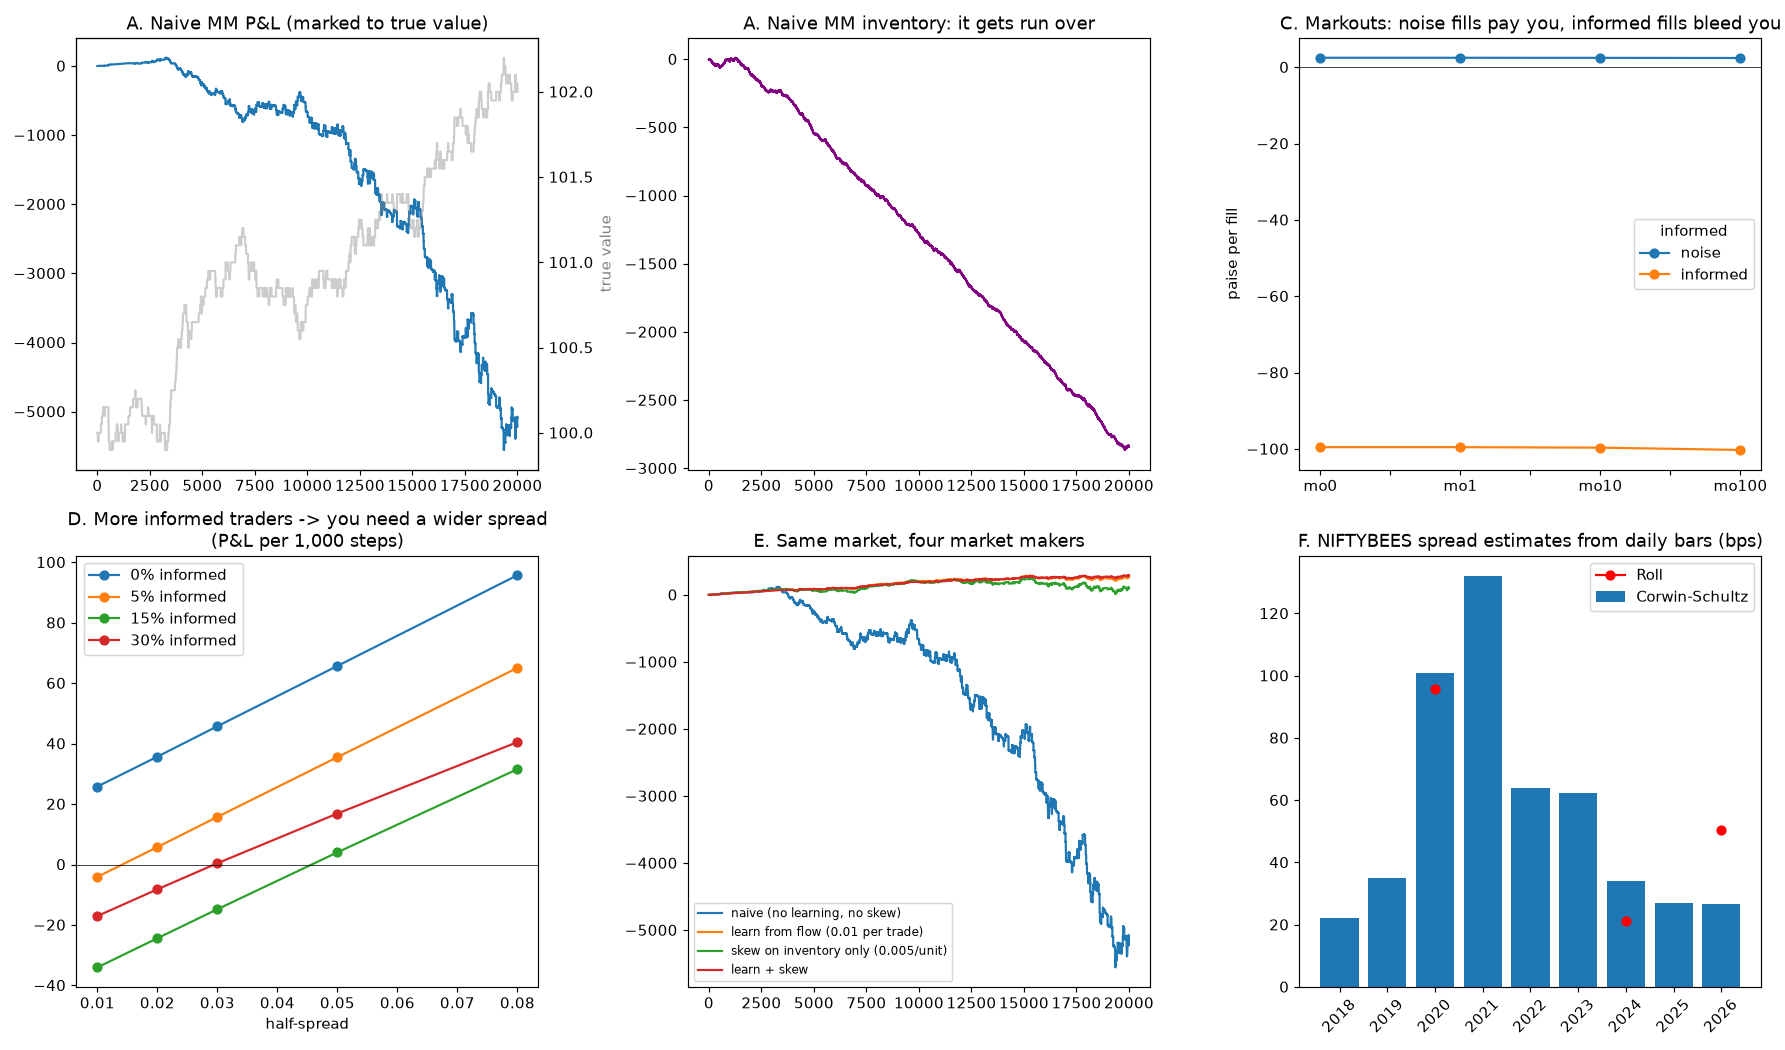

Python code for this plot:
# %% [markdown]
# # Day 5... no, Day 6 build-along: THE NAIVE MARKET MAKER THAT LOSES
# Deliverable: a naive market maker that loses, and an explanation of WHY, with numbers.
#
# Part A. A Glosten-Milgrom style market: a hidden true value, informed traders who know where it's going,
#         noise traders who trade for their own reasons. A naive MM quotes a fixed spread around a stale mid.
# Part B. Decompose its P&L: spread earned from noise traders vs adverse selection paid to informed traders.
# Part C. Markouts: how each fill looks 1, 10, 100 steps later. The professional's favourite diagnostic.
# Part D. The break-even spread vs the share of informed traders (Glosten-Milgrom intuition).
# Part E. Fix 1: learn from order flow (update mid on each trade). Fix 2: skew quotes on inventory (Avellaneda-Stoikov idea).
# Part F. Back to YOUR world: estimate the spread of NIFTYBEES from daily data (Roll 1984, Corwin-Schultz 2012),
#         and what it costs a strategy that trades N times a year.
# Part G. Export the session as a CSV for YOUR C++ orderbook replay tool.
# RULE: fill prediction-sheet.md first.

# %%
import numpy as np, pandas as pd, matplotlib.pyplot as plt
from pathlib import Path
HERE = Path(__file__).resolve().parent if "__file__" in globals() else Path(".")
DATA = HERE.parent / "05_data"
TICK = 0.01

def simulate(n=20000, p_informed=0.15, half_spread=0.03, learn=0.0, skew=0.0, jump=0.05, p_jump=0.02,
             seed=1, record=False):
    """One market. True value V does a jump random walk (+/-jump with prob p_jump per step).
    Each step one trader arrives: informed with prob p_informed (knows V, buys if V > ask, sells if V < bid),
    else noise (buys or sells 50/50).
    MM quotes bid = m - h - skew*inv, ask = m + h - skew*inv, then (if learn>0) moves m toward the trade.
    Trades 1 unit. Returns P&L marked to TRUE value, and its parts."""
    rng = np.random.default_rng(seed)
    V = 100.0; m = 100.0; inv = 0; cash = 0.0
    spread_pnl = 0.0; adverse = 0.0; n_inf = n_noise = 0
    fills = []   # (t, side, price, informed?)
    Vpath = np.empty(n); invpath = np.empty(n); pnl = np.empty(n)
    for t in range(n):
        if rng.random() < p_jump:
            V += jump if rng.random() < 0.5 else -jump
        bid = round((m - half_spread - skew * inv) / TICK) * TICK
        ask = round((m + half_spread - skew * inv) / TICK) * TICK
        informed = rng.random() < p_informed
        side = 0
        if informed:
            side = 1 if V > ask else (-1 if V < bid else 0)      # informed only trade when it pays
        else:
            side = 1 if rng.random() < 0.5 else -1
        if side == 1:      # trader buys at our ask: we sell
            cash += ask; inv -= 1; px = ask
        elif side == -1:   # trader sells at our bid: we buy
            cash -= bid; inv += 1; px = bid
        if side != 0:
            # split this fill's value vs TRUE value into "half-spread vs our mid" and "our mid vs truth"
            spread_pnl += half_spread
            adverse += (m - V) * (-side) if True else 0          # selling below truth / buying above truth
            if informed: n_inf += 1
            else: n_noise += 1
            if record: fills.append((t, -side, px, informed))  # -side = our side (+1 we bought)
            if learn > 0: m += learn * side                     # a buy pushes our mid up, a sell down
        Vpath[t] = V; invpath[t] = inv; pnl[t] = cash + inv * V
    out = dict(pnl=pnl[-1], spread=spread_pnl, adverse=adverse, n_inf=n_inf, n_noise=n_noise,
               max_inv=np.abs(invpath).max(), pnl_path=pnl, inv_path=invpath, V=Vpath)
    if record: out["fills"] = fills
    return out

fig, ax = plt.subplots(2, 3, figsize=(17, 10))

# %% [markdown]
# ## A-B. The naive market maker: fixed 3-paisa half-spread, never updates its mid

# %%
naive = simulate(record=True)
print("=== A-B. NAIVE MM (half-spread 0.03, never learns, 15% informed) ===")
print(f"  Fills: {naive['n_noise']} vs noise traders, {naive['n_inf']} vs informed")
print(f"  Spread earned (half-spread x fills): {naive['spread']:+.2f}")
print(f"  P&L marked to true value:            {naive['pnl']:+.2f}")
print(f"  Max inventory: {naive['max_inv']:.0f} units  <- it never noticed the price had moved")
ax[0, 0].plot(naive["pnl_path"], label="naive MM P&L"); ax[0, 0].set_title("A. Naive MM P&L (marked to true value)")
ax2 = ax[0, 0].twinx(); ax2.plot(naive["V"], color="grey", alpha=0.4); ax2.set_ylabel("true value", color="grey")
ax[0, 1].plot(naive["inv_path"], color="purple"); ax[0, 1].set_title("A. Naive MM inventory: it gets run over")

# %% [markdown]
# ## C. Markouts
# For each fill: our P&L if we mark it to the TRUE value k steps later. Noise fills: about +half-spread.
# Informed fills: negative, and worse the longer you wait.

# %%
print("\n=== C. MARKOUTS (average P&L per fill, in paise) ===")
f = pd.DataFrame(naive["fills"], columns=["t", "our_side", "px", "informed"])
for k in [0, 1, 10, 100]:
    tk = np.minimum(f.t + k, len(naive["V"]) - 1)
    f[f"mo{k}"] = f.our_side * (naive["V"][tk] - f.px) * 100
mo = f.groupby("informed")[["mo0", "mo1", "mo10", "mo100"]].mean().rename(index={False: "noise", True: "informed"})
print(mo.round(2).to_string())
mo.T.plot(ax=ax[0, 2], marker="o"); ax[0, 2].axhline(0, color="k", lw=0.5)
ax[0, 2].set_title("C. Markouts: noise fills pay you, informed fills bleed you"); ax[0, 2].set_ylabel("paise per fill")

# %% [markdown]
# ## D. How wide must the spread be? Sweep half-spread x share of informed traders (an MM that learns a little;
# value jumps of 0.10 so news matters more)

# %%
print("\n=== D. BREAK-EVEN: P&L per 1,000 steps (MM learns 0.005/trade; value jumps 0.10) ===")
hs = [0.01, 0.02, 0.03, 0.05, 0.08]; ps = [0.0, 0.05, 0.15, 0.30]
grid = pd.DataFrame(index=[f"{p:.0%} informed" for p in ps], columns=[f"h={h}" for h in hs], dtype=float)
for p in ps:
    for h in hs:
        res = [simulate(n=10000, p_informed=p, half_spread=h, learn=0.005, jump=0.10, seed=s)["pnl"] for s in range(4)]
        grid.loc[f"{p:.0%} informed", f"h={h}"] = np.mean(res) / 10
print(grid.round(2).to_string())
for i, p in enumerate(ps):
    ax[1, 0].plot(hs, grid.iloc[i].values, "o-", label=f"{p:.0%} informed")
ax[1, 0].axhline(0, color="k", lw=0.5); ax[1, 0].legend(); ax[1, 0].set_xlabel("half-spread")
ax[1, 0].set_title("D. More informed traders -> you need a wider spread\n(P&L per 1,000 steps)")

# %% [markdown]
# ## E. Two fixes: learn from flow, and skew on inventory

# %%
print("\n=== E. FIXES (15% informed, half-spread 0.03; average of 8 seeds) ===")
cfgs = {"naive (no learning, no skew)": dict(learn=0.0, skew=0.0),
        "learn from flow (0.01 per trade)": dict(learn=0.01, skew=0.0),
        "skew on inventory only (0.005/unit)": dict(learn=0.0, skew=0.005),
        "learn + skew": dict(learn=0.01, skew=0.005)}
for name, c in cfgs.items():
    rs = [simulate(seed=s, **c) for s in range(8)]
    print(f"  {name:38s} P&L {np.mean([r['pnl'] for r in rs]):+8.2f}   avg max |inventory| {np.mean([r['max_inv'] for r in rs]):6.0f}")
    r0 = simulate(seed=1, **c); ax[1, 1].plot(r0["pnl_path"], label=name)
ax[1, 1].legend(fontsize=8); ax[1, 1].set_title("E. Same market, four market makers")

# %% [markdown]
# ## F. Your world: what does NIFTYBEES actually cost to trade? (from DAILY data only)
# Roll (1984): spread = 2*sqrt(-cov(dP_t, dP_{t-1})), when the covariance is negative.
# Corwin-Schultz (2012): from 2-day vs 1-day high/low ranges. Both are rough with daily data; treat as a ceiling-ish guess.

# %%
print("\n=== F. NIFTYBEES spread estimates from daily data ===")
b = pd.read_csv(DATA / "NIFTYBEES_daily.csv", index_col=0, parse_dates=True)
b = b[~b.index.isin(pd.to_datetime(["2019-12-19", "2019-12-20"]))]           # vendor glitch found on Day 4
b = b[(b.High >= b.Low) & (b.Low > 0) & (b.Volume > 0)].loc["2018":]

def corwin_schultz(df):
    hl = np.log(df.High / df.Low) ** 2
    beta = hl + hl.shift(-1)
    gamma = np.log(np.maximum(df.High, df.High.shift(-1)) / np.minimum(df.Low, df.Low.shift(-1))) ** 2
    k = 3 - 2 * np.sqrt(2)
    alpha = (np.sqrt(2 * beta) - np.sqrt(beta)) / k - np.sqrt(gamma / k)
    s = 2 * (np.exp(alpha) - 1) / (1 + np.exp(alpha))
    return s.clip(lower=0)            # negative 2-day estimates set to 0, as the authors suggest

cs = corwin_schultz(b).groupby(b.index.year).mean() * 1e4
dp = np.log(b.Close).diff()
roll = dp.groupby(b.index.year).apply(lambda x: 2 * np.sqrt(-x.autocorr() * x.var()) * 1e4 if x.autocorr() < 0 else np.nan)
tab = pd.DataFrame({"Corwin-Schultz (bps)": cs.round(1), "Roll (bps)": roll.round(1)})
print(tab.to_string())
med = float(np.nanmedian(cs.values))
last_px = float(b.Close.dropna().iloc[-1]); tick_bps = 0.01 / last_px * 1e4
print(f"  Median yearly Corwin-Schultz estimate: {med:.1f} bps.")
print(f"  Floor: one Rs 0.01 tick at Rs {last_px:.2f} = {tick_bps:.2f} bps. The two numbers are ~{med/tick_bps:.0f}x apart.")
print("  LESSON: daily-bar estimators get noisy and biased upward when the true spread is tiny next to daily volatility. On a very liquid ETF the true quoted spread is")
print("  probably a tick or two, but you DON'T KNOW until you watch the live book (Day 13, Kite). Never pick the")
print("  cost number that flatters your backtest. Run it at both ends and see if the edge survives.")
print("  Spread cost per round trip is about one full spread (half on the way in, half on the way out), before brokerage, STT, fees.")
for trades in [12, 52, 250]:
    print(f"  {trades:3d} round trips/yr: spread cost {trades*tick_bps/100:.2f}%/yr if 1 tick,  {trades*med/100:.1f}%/yr if the daily estimate were true")
ax[1, 2].bar(tab.index.astype(str), tab["Corwin-Schultz (bps)"], label="Corwin-Schultz")
ax[1, 2].plot(tab.index.astype(str), tab["Roll (bps)"], "ro-", label="Roll"); ax[1, 2].legend()
ax[1, 2].set_title("F. NIFTYBEES spread estimates from daily bars (bps)"); ax[1, 2].tick_params(axis="x", rotation=45)

plt.tight_layout(); plt.savefig(HERE / "naive_mm_lab.png", dpi=105); print("\nSaved naive_mm_lab.png")

# %% [markdown]
# ## G. Export a session for YOUR C++ orderbook (Rubin-S/orderbook, replay format)
# The naive MM rests a GTC bid and ask; each arriving trader sends an IOC. After each fill the MM re-quotes
# with fresh IDs. Prices in integer ticks (1 tick = 0.01). MM order IDs start at 1,000,000.
# Run:  ./build/debug/orderbook_replay naive_mm_session.csv > replay_out.txt
# Then: python3 pnl_from_replay.py replay_out.txt naive_mm_session_truth.csv

# %%
def export_session(n=2000, seed=3, half_spread=0.03, p_informed=0.15, path=HERE / "naive_mm_session.csv"):
    rng = np.random.default_rng(seed)
    V, m = 100.0, 100.0; mm_id = 1_000_000; tid = 1
    lines = ["# naive MM session: MM ids >= 1000000; trader IOCs below that"]
    bid_id = ask_id = None; truth = []
    def tk(x): return int(round(x / TICK))
    def quote():
        nonlocal mm_id, bid_id, ask_id
        if bid_id is not None: lines.append(f"CANCEL,{bid_id}")
        if ask_id is not None: lines.append(f"CANCEL,{ask_id}")
        bid_id, ask_id = mm_id, mm_id + 1; mm_id += 2
        lines.append(f"ADD,{bid_id},BUY,{tk(m-half_spread)},1,GTC")
        lines.append(f"ADD,{ask_id},SELL,{tk(m+half_spread)},1,GTC")
    quote()
    for t in range(n):
        if rng.random() < 0.02: V += 0.05 if rng.random() < 0.5 else -0.05
        informed = rng.random() < p_informed
        if informed:
            side = "BUY" if V > m + half_spread else ("SELL" if V < m - half_spread else None)
        else:
            side = "BUY" if rng.random() < 0.5 else "SELL"
        if side:
            px = tk(m + half_spread) if side == "BUY" else tk(m - half_spread)
            lines.append(f"ADD,{tid},{side},{px},1,IOC"); tid += 1
            quote()                                                # naive: same mid, fresh quotes
        truth.append((t, V))
    lines.append(f"CANCEL,{bid_id}"); lines.append(f"CANCEL,{ask_id}")
    path.write_text("\n".join(lines) + "\n")
    pd.DataFrame(truth, columns=["step", "true_value"]).to_csv(HERE / "naive_mm_session_truth.csv", index=False)
    print(f"\n=== G. Wrote {path.name}: {len(lines)} commands. Final true value {V:.2f} (MM mid stayed at {m:.2f}) ===")

export_session()

# %% [markdown]
# ## Questions for your log
# 1. Split the naive MM's loss into "spread earned" and "adverse selection". Which is bigger and why?
# 2. From the markouts table: why do informed fills look WORSE at 100 steps than at 1 step?
# 3. From the grid in D: what half-spread breaks even at 5% and at 15% informed? Why do real spreads widen before news?
#    Bonus: 30% informed loses LESS than 15% here. Find the reason in the code (hint: what does the MM learn from?).
# 4. In E, why does skewing on inventory help even without learning? What does it NOT fix?
# 5. You will NOT be a market maker on NSE. You'll be the one crossing the spread. Using F, how many round trips a year
#    can a strategy with a 4% yearly edge afford before costs eat half of it: (a) at 1 tick, (b) at 10 bps all-in, (c) at the daily estimate?
